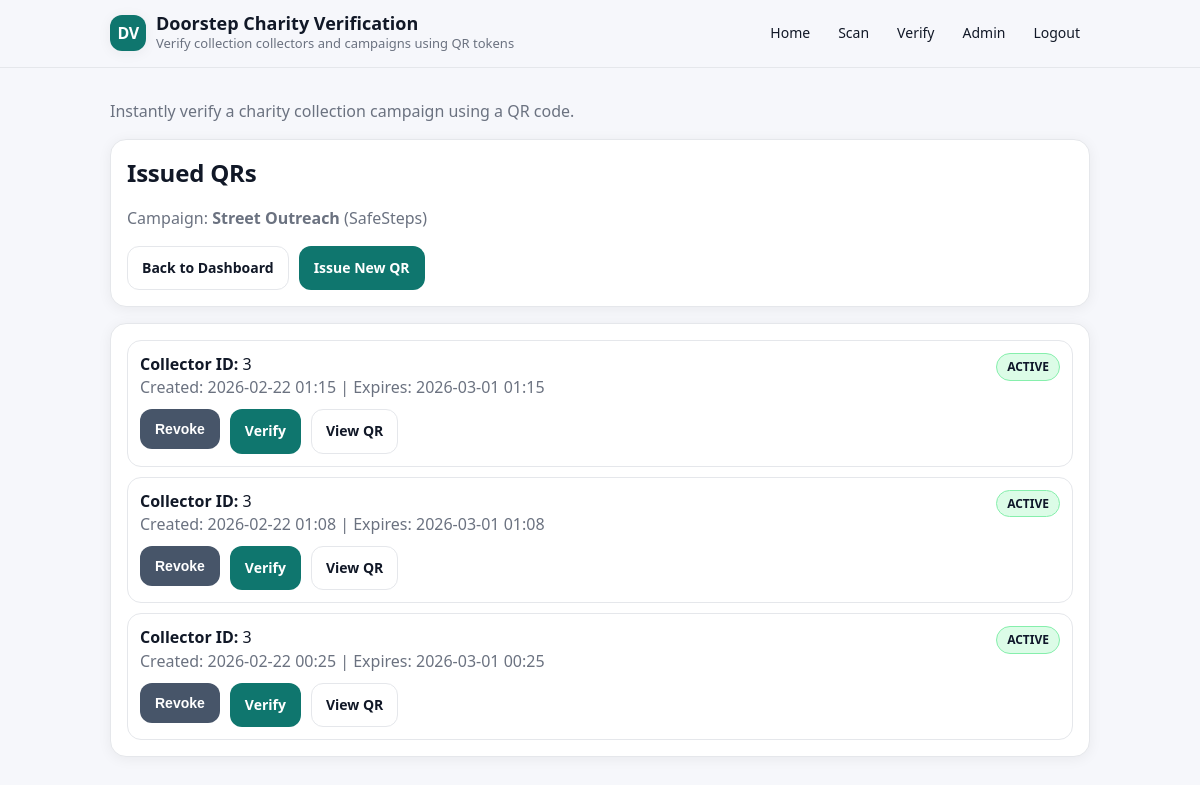
Before: /admin/campaigns/3/issued-qrs (signed in) with the older database file.
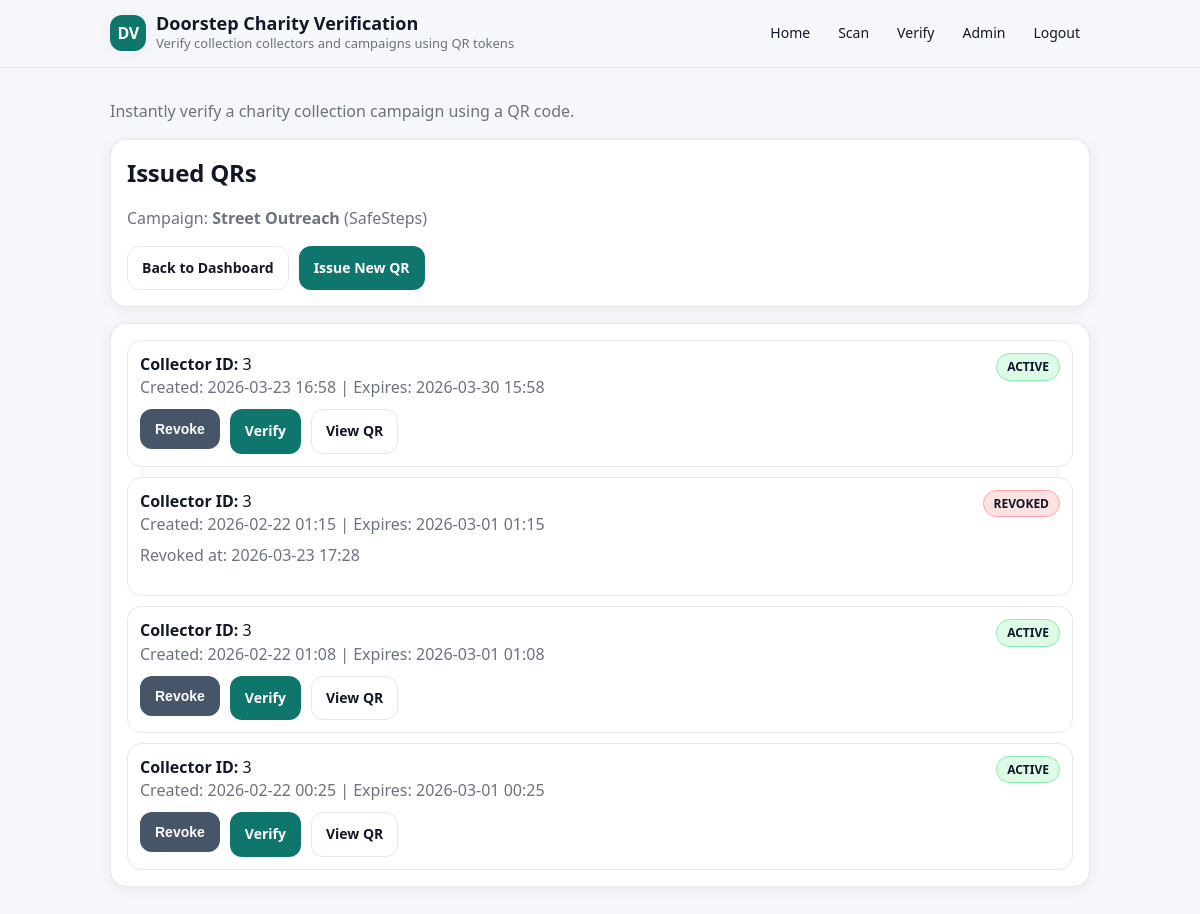
After: the same page with the newer database file.
### app/models.py (models this page shows)
class IssuedQR(db.Model):
    __tablename__ = "issued_qr"
    id = db.Column(db.Integer, primary_key=True)
    campaign_id = db.Column(db.Integer, db.ForeignKey("campaigns.id"), nullable=False)
    collector_id = db.Column(db.Integer, db.ForeignKey("collectors.id"), nullable=False)
    token = db.Column(db.Text, nullable=False)
    token_hash = db.Column(db.String(128), unique=True, nullable=False)
    expires_at = db.Column(db.DateTime, nullable=False)
    revoked_at = db.Column(db.DateTime, nullable=True)
    created_at = db.Column(db.DateTime, default=datetime.utcnow, nullable=False)
    campaign = db.relationship("Campaign", backref="issued_qrs")

### app/routes_admin.py (the view)
@admin_bp.get("/campaigns/<int:campaign_id>/issued-qrs")
@login_required
def issued_qrs(campaign_id):
    campaign = Campaign.query.get_or_404(campaign_id)
    issued_list = (
        IssuedQR.query
        .filter_by(campaign_id=campaign_id)
        .order_by(IssuedQR.created_at.desc())
        .all()
    )
    return render_template(
        "admin/issued_qrs_list.html",
        campaign=campaign,
        issued_list=issued_list
    )

### app/__init__.py (called while the page is built)
@login_manager.user_loader
def load_user(user_id):
        from app.models import User
        return User.query.get(int(user_id))

### app/templates/admin/issued_qrs_list.html
{% extends "base.html" %}
{% block content %}
  <div class="card">
    <h2>Issued QRs</h2>
    <p class="muted">
      Campaign: <strong>{{ campaign.title }}</strong>
      {% if campaign.charity %} ({{ campaign.charity.name }}) {% endif %}
    </p>
    <div class="actions">
      <a class="btn outline" href="{{ url_for('admin.dashboard') }}">Back to Dashboard</a>
      <a class="btn" href="{{ url_for('admin.issue_qr_page', campaign_id=campaign.id) }}">Issue New QR</a>
    </div>
  </div>
  <div class="card">
    {% if issued_list %}
      <ul class="clean">
        {% for item in issued_list %}
          <li class="item">
            <div style="display:flex; justify-content:space-between; gap:12px; align-items:flex-start;">
              <div>
                <strong>Collector ID:</strong> {{ item.collector_id }}<br>
                <span class="muted">
                  Created: {{ item.created_at.strftime('%Y-%m-%d %H:%M') if item.created_at else '—' }} |
                  Expires: {{ item.expires_at.strftime('%Y-%m-%d %H:%M') if item.expires_at else '—' }}
                </span>
              </div>
              {% if item.revoked_at %}
                <span class="badge badge-danger">REVOKED</span>
              {% else %}
                <span class="badge badge-success">ACTIVE</span>
              {% endif %}
            </div>
            {% if item.revoked_at %}
              <p class="muted" style="margin-top:8px;">
                Revoked at: {{ item.revoked_at.strftime('%Y-%m-%d %H:%M') }}
              </p>
            {% else %}
              <div style="margin-top:10px; display:flex; gap:10px;">
  <form method="POST" action="{{ url_for('admin.revoke_issued_qr', issued_id=item.id) }}">
    <button class="btn secondary" type="submit">Revoke</button>
  </form>
  <a class="btn" href="{{ url_for('public.verify_page') }}?token={{ item.token }}" target="_blank">
    Verify
  </a>
  <a class="btn outline" href="{{ url_for('admin.issued_qr_png', issued_id=item.id) }}" target="_blank">
    View QR
  </a>
</div>
            {% endif %}
          </li>
        {% endfor %}
      </ul>
    {% else %}
      <p class="muted">No QR tokens have been issued for this campaign yet.</p>
    {% endif %}
  </div>
{% endblock %}

Changed rows visible on the page:
added IssuedQR: collector_id "3", created_at "2026-03-23 16:58", expires_at "2026-03-30 15:58", shows "ACTIVE"
changed IssuedQR (number 2 of 4 on the later page): revoked_at (not shown) → "2026-03-23 17:28"; revoked_at "ACTIVE Revoke Verify View QR" → "REVOKED Revoked at:"
